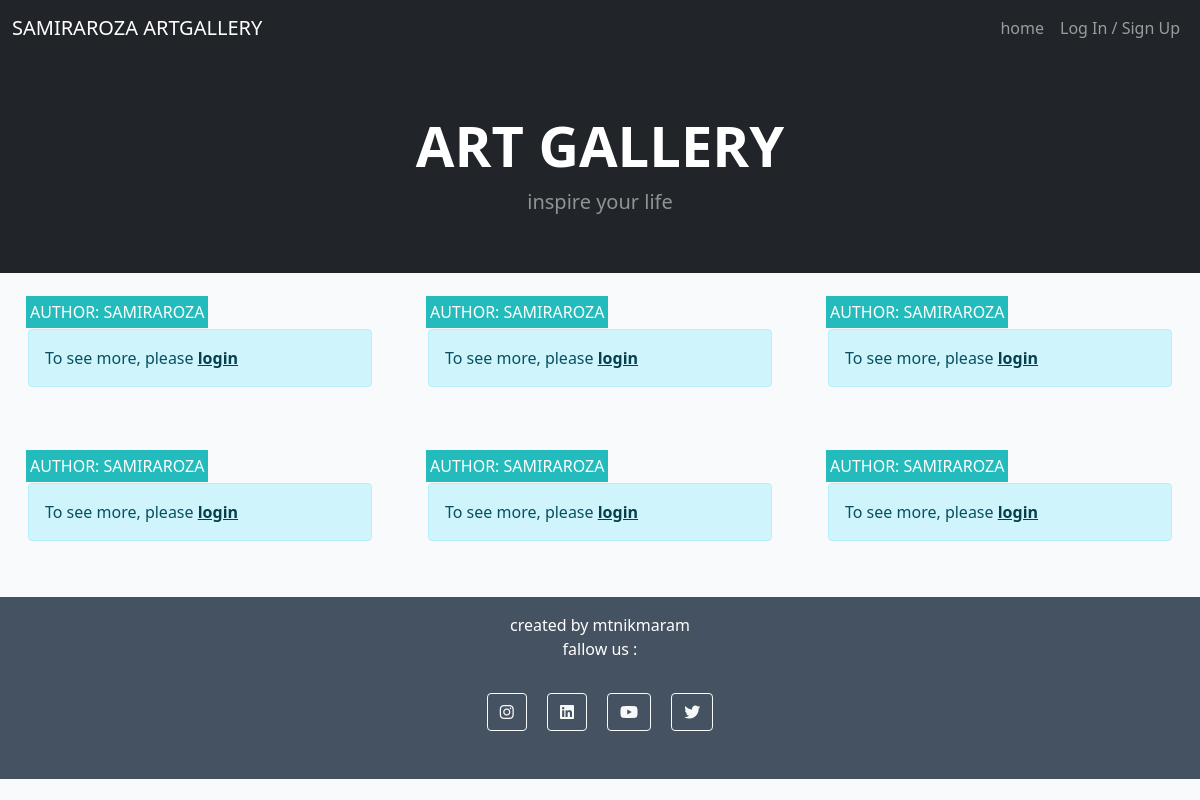
Before: / with the older database file.
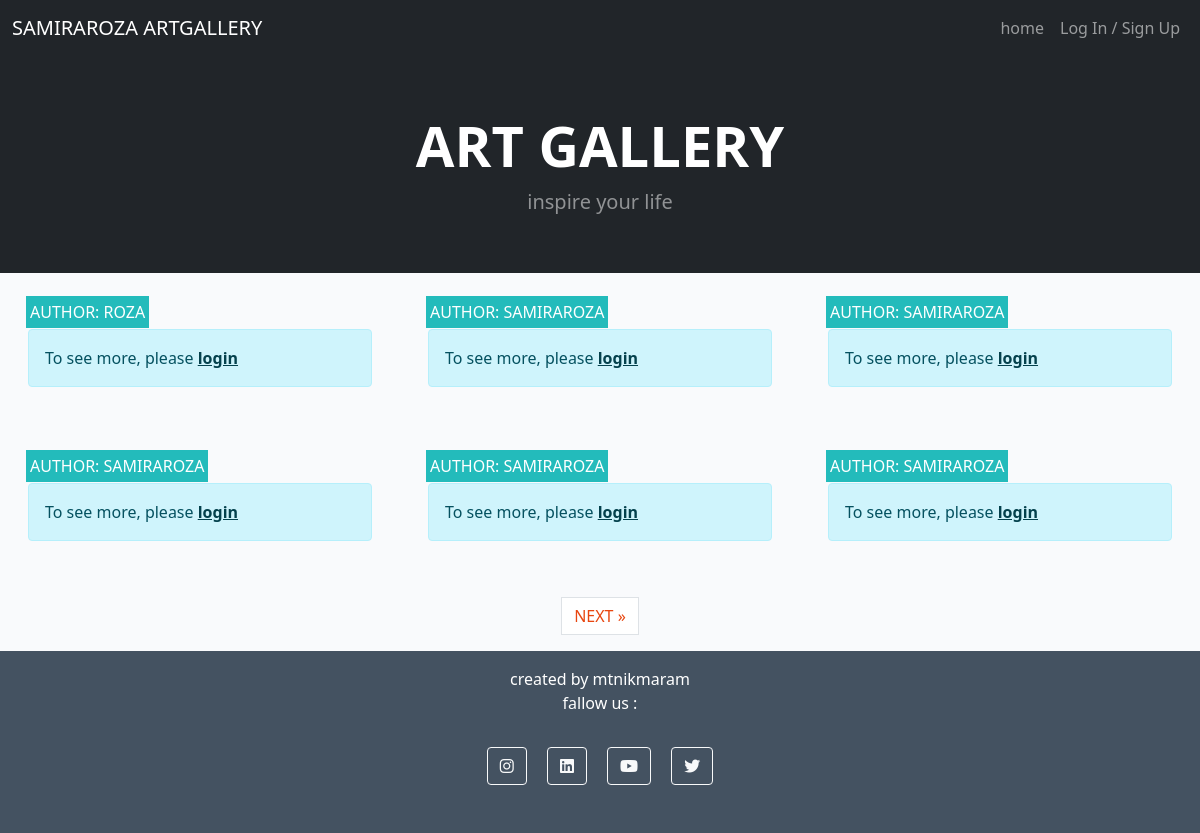
After: the same page with the newer database file.
### store/models.py (models this page shows, shortened)
class Post(models.Model):
    title = models.CharField(max_length=200, unique=True)
    slug = models.SlugField(max_length=200, unique=True)
    author = models.ForeignKey(User, on_delete=models.CASCADE, related_name="blog_posts")
    updated_on = models.DateTimeField(auto_now=True)
    content = models.TextField()
    featured_image = CloudinaryField('image', default='placeholder')
    excerpt = models.TextField(blank=True)
    created_on = models.DateTimeField(auto_now_add=True)
    status = models.IntegerField(choices=STATUS, default=0)
    likes = models.ManyToManyField(User, related_name='blogpost_like', blank=True)
    class Meta:
        ordering = ["-created_on"]

### store/views.py (the view)
# urls.py: path('', views.PostList.as_view(), name='home'),
class PostList(generic.ListView):
    model = Post
    queryset = Post.objects.filter(status=1).order_by("-created_on")
    template_name = "index.html"
    paginate_by = 6

### templates/index.html (shortened to what this page needs)
{% extends "base.html" %}
{% block content %}
<header class="bg-dark py-2">
    <div class="container px-4 px-lg-5 my-5">
        <div class="text-center text-white">
            <h1 class="display-4 fw-bolder">ART GALLERY</h1>
            <p class="lead fw-normal text-white-50 mb-0">inspire your life</p>
        </div>
    </div>
</header>
<div class="container-fluid">
    <div class="row">
        <div class="col-12 mt-3 left">
            <div class="row">
                {% for post in post_list %}
                <div class="col-md-4">
                    <div class="card mb-4">
                        <div class="card-body">
                            <div class="image-container">
                                <div class="image-flash">
                                    <p class="author">Author: {{ post.author }}</p>
                                </div>
                            </div>
                            {% if user.is_authenticated %}
                            <a href="{% url 'post_detail' post.slug  %}" class="post-link">
                                <h2 class="card-title">{{ post.title }}</h2>
                                <p class="card-text">{{ post.excerpt }}</p>
                            </a>
                            <hr />
                            <p class="card-text text-muted h6">{{ post.created_on}} <i class="far fa-heart"></i>
                                {{ post.number_of_likes }}</p>
                                {% else %}
                                <div class="alert alert-info">
                                    <p class="mb-0">To see more, please <a class="alert-link" href="{% url 'account_login' %}">login</a></p>
                                </div>
                                {% endif %}
                        </div>
                    </div>
                </div>
                {% if forloop.counter|divisibleby:3 %}
            </div>
            <div class="row">
                {% endif %}
                {% endfor %}
            </div>
        </div>
    </div>
    {% if is_paginated %}
    <nav aria-label="Page navigation">
        <ul class="pagination justify-content-center">
            {% if page_obj.has_next %}
            <li><a href="?page={{ page_obj.next_page_number }}" class="page-link"> NEXT &raquo;</a></li>
            {% endif %}
        </ul>
    </nav>
    {% endif %}
</div>
{%endblock%}

### templates/base.html (shortened to what this page needs)
{% load static %}
<!DOCTYPE html>
<html lang="en-US">
<head>
    <link href="https://cdn.jsdelivr.net/npm/bootstrap@5.0.1/dist/css/bootstrap.min.css" rel="stylesheet"
>
    <link rel="stylesheet" href="{% static 'css/style.css' %}">
    <link rel="stylesheet" href="https://cdnjs.cloudflare.com/ajax/libs/font-awesome/6.2.0/css/all.min.css">
</head>
<body class="d-flex flex-column h-100 main-bg">
    <nav class="navbar navbar-expand-lg navbar-dark bg-dark">
        <div class="container-fluid">
            <a class="navbar-brand" href="{% url 'home'%}">SAMIRAROZA ARTGALLERY</a>
            <div class="collapse navbar-collapse" id="navbarNavDropdown">
                <ul class="navbar-nav ms-auto">
                    <li class="nav-item">
                        <a class="nav-link" href="{% url 'home'%}">home</a>
                    </li>
            {% if user.is_authenticated %}
                    <li class="nav-item dropdown">
                        <a class="nav-link dropdown-toggle" href="#" role="button" data-bs-toggle="dropdown"
                            aria-expanded="false">
                            {{ user }}
                        </a>
                        <ul class="dropdown-menu dropdown-menu-end">
                            <li><a class="dropdown-item" href="{% url 'create_post' %}">Create New post</a></li>
                            <li><a class="dropdown-item" href="{% url 'view_post' %}">View My posts</a></li>
                            <li>
                                <hr class="dropdown-divider">
                            </li>
                            <li><a class="dropdown-item" href="{% url 'show_profile' %}">Show profile Page</a></li>
                            <li>
                                <hr class="dropdown-divider">
                            </li>
                            {% if request.user.is_superuser %}
                            <li><a class="dropdown-item" href="{% url 'admin_area' %}">Admin Area</a></li>
                            {% endif %}
                            <li><a class="dropdown-item" href="{% url 'account_logout' %}">Log Out</a></li>
                    </li>
                    {% else %}
                    <li><a class="nav-link" href="{% url 'account_login' %}">Log In / Sign Up</a></li>
                </ul>
            </div>
            {% endif %}
        </div>
    </nav>
    <main class="flex-shrink-0 main-bg">
        {% block content %}
        {% endblock content %}
    </main>
    <footer class="footer mt-auto py-3 dark-bg">
        <p class="m-0 text-center text-white">created by mtnikmaram</p>
        <p class="m-0 text-center text-white">fallow us : </p>
        <div class="text-center my-4">
            <a class="btn btn-outline-light btn-floating m-2" href="https://www.instagram.com/" target="_blank"
                rel="noopener" aria-label="Visit our Instagram page (opens in a new tab)" role="button"><i
                    class="fab fa-instagram"></i></a>
            <a class="btn btn-outline-light btn-floating m-2" href="https://www.linkedin.com/" target="_blank"
                rel="noopener" aria-label="Visit our Linkedin page (opens in a new tab)" role="button"><i
                    class="fab fa-linkedin"></i></a>
            <a class="btn btn-outline-light btn-floating m-2" href="https://youtube.com/" target="_blank"
                rel="noopener" aria-label="Visit our Youtube page (opens in a new tab)" role="button"><i
                    class="fab fa-youtube"></i></a>
            <a class="btn btn-outline-light btn-floating m-2" href="https://twitter.com/" target="_blank"
                rel="noopener" aria-label="Visit our Twitter page (opens in a new tab)" role="button"><i
                    class="fab fa-twitter"></i></a>
        </div>
    </footer>
</body>
</html>

### static/css/style.css (style rules this page uses)
body { background-color: #F9FAFC; }
.dark-bg { background-color: #445261; }
.main-bg { background-color: #F9FAFC; }
.card { border: none; background-color: transparent; }
.image-container { position: relative; }
.image-flash { position: absolute; bottom: 5%; min-width: 30%; left: -2px; background-color: #23BBBB; }
.author { color: white; margin: 4px; text-transform: uppercase; }
.post-link:hover, .page-link { color: #E84610; }

Changed rows visible on the page:
no longer on this page (row unchanged): Post: author "SAMIRAROZA"
added Post: author "ROZA"
Other visible differences:
text now shown: "NEXT »"
